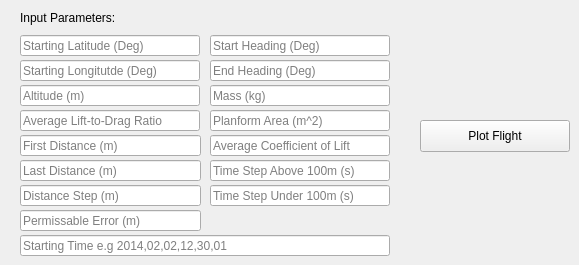
   <widget class="QWidget" name="GFS_3">
    <attribute name="title">
     <string>GFS 3</string>
    </attribute>
    <widget class="QLineEdit" name="GFS3_InputLabel_LD_Ratio">
     <property name="geometry">
      <rect>
       <x>20</x>
       <y>110</y>
       <width>180</width>
       <height>21</height>
      </rect>
     </property>
     <property name="placeholderText">
      <string>Average Lift-to-Drag Ratio</string>
     </property>
    </widget>
    <widget class="QPushButton" name="Button_GFS3_PlotFlight">
     <property name="geometry">
      <rect>
       <x>420</x>
       <y>120</y>
       <width>150</width>
       <height>32</height>
      </rect>
     </property>
     <property name="text">
      <string>Plot Flight</string>
     </property>
    </widget>
    <widget class="QLineEdit" name="GFS3_InputLabel_StartLon">
     <property name="geometry">
      <rect>
       <x>20</x>
       <y>60</y>
       <width>180</width>
       <height>21</height>
      </rect>
     </property>
     <property name="placeholderText">
      <string>Starting Longitutde (Deg)</string>
     </property>
    </widget>
    <widget class="QLabel" name="GFS3_InputLabel">
     <property name="geometry">
      <rect>
       <x>20</x>
       <y>10</y>
       <width>120</width>
       <height>16</height>
      </rect>
     </property>
     <property name="text">
      <string>Input Parameters:</string>
     </property>
    </widget>
    <widget class="QLineEdit" name="GFS3_InputLabel_StartTime">
     <property name="geometry">
      <rect>
       <x>20</x>
       <y>235</y>
       <width>370</width>
       <height>21</height>
      </rect>
     </property>
     <property name="placeholderText">
      <string>Starting Time e.g 2014,02,02,12,30,01</string>
     </property>
    </widget>
    <widget class="QLineEdit" name="GFS3_InputLabel_CL">
     <property name="geometry">
      <rect>
       <x>210</x>
       <y>135</y>
       <width>180</width>
       <height>21</height>
      </rect>
     </property>
     <property name="placeholderText">
      <string>Average Coefficient of Lift</string>
     </property>
    </widget>
    <widget class="QLineEdit" name="GFS3_InputLabel_Mass">
     <property name="geometry">
      <rect>
       <x>210</x>
       <y>85</y>
       <width>180</width>
       <height>21</height>
      </rect>
     </property>
     <property name="placeholderText">
      <string>Mass (kg)</string>
     </property>
    </widget>
    <widget class="QLineEdit" name="GFS3_InputLabel_StartHead">
     <property name="geometry">
      <rect>
       <x>210</x>
       <y>35</y>
       <width>180</width>
       <height>21</height>
      </rect>
     </property>
     <property name="placeholderText">
      <string>Start Heading (Deg)</string>
     </property>
    </widget>
    <widget class="QLineEdit" name="GFS3_InputLabel_S">
     <property name="geometry">
      <rect>
       <x>210</x>
       <y>110</y>
       <width>180</width>
       <height>21</height>
      </rect>
     </property>
     <property name="placeholderText">
      <string>Planform Area (m^2)</string>
     </property>
    </widget>
    <widget class="QLineEdit" name="GFS3_InputLabel_Alt">
     <property name="geometry">
      <rect>
       <x>20</x>
       <y>85</y>
       <width>180</width>
       <height>21</height>
      </rect>
     </property>
     <property name="placeholderText">
      <string>Altitude (m)</string>
     </property>
    </widget>
    <widget class="QLineEdit" name="GFS3_InputLabel_TimeStep1">
     <property name="geometry">
      <rect>
       <x>210</x>
       <y>160</y>
       <width>180</width>
       <height>21</height>
      </rect>
     </property>
     <property name="placeholderText">
      <string>Time Step Above 100m (s)</string>
     </property>
    </widget>
    <widget class="QLineEdit" name="GFS3_InputLabel_StartLat">
     <property name="geometry">
      <rect>
       <x>20</x>
       <y>35</y>
       <width>180</width>
       <height>21</height>
      </rect>
     </property>
     <property name="placeholderText">
      <string>Starting Latitude (Deg)</string>
     </property>
    </widget>
    <widget class="QLineEdit" name="GFS3_InputLabel_TimeStep2">
     <property name="geometry">
      <rect>
       <x>210</x>
       <y>185</y>
       <width>180</width>
       <height>21</height>
      </rect>
     </property>
     <property name="placeholderText">
      <string>Time Step Under 100m (s)</string>
     </property>
    </widget>
    <widget class="QLineEdit" name="GFS3_InputLabel_EndHead">
     <property name="geometry">
      <rect>
       <x>210</x>
       <y>60</y>
       <width>180</width>
       <height>21</height>
      </rect>
     </property>
     <property name="placeholderText">
      <string>End Heading (Deg)</string>
     </property>
    </widget>
    <widget class="QLineEdit" name="GFS3_InputLabel_StartDist">
     <property name="geometry">
      <rect>
       <x>20</x>
       <y>135</y>
       <width>181</width>
       <height>21</height>
      </rect>
     </property>
     <property name="placeholderText">
      <string>First Distance (m)</string>
     </property>
    </widget>
    <widget class="QLineEdit" name="GFS3_InputLabel_EndDist">
     <property name="geometry">
      <rect>
       <x>20</x>
       <y>160</y>
       <width>181</width>
       <height>21</height>
      </rect>
     </property>
     <property name="placeholderText">
      <string>Last Distance (m)</string>
     </property>
    </widget>
    <widget class="QLineEdit" name="GFS3_InputLabel_DistDiff">
     <property name="geometry">
      <rect>
       <x>20</x>
       <y>185</y>
       <width>181</width>
       <height>21</height>
      </rect>
     </property>
     <property name="placeholderText">
      <string>Distance Step (m)</string>
     </property>
    </widget>
    <widget class="QLineEdit" name="GFS3_InputLabel_Error">
     <property name="geometry">
      <rect>
       <x>20</x>
       <y>210</y>
       <width>181</width>
       <height>21</height>
      </rect>
     </property>
     <property name="placeholderText">
      <string>Permissable Error (m)</string>
     </property>
    </widget>
   </widget>
